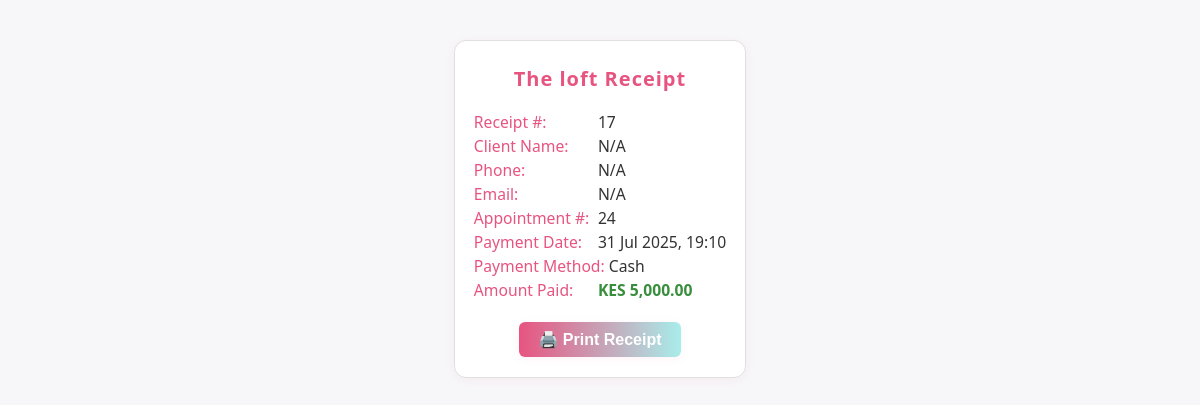
/modules/payments/receipt.php?id=17, run on the app's committed database.
### tables this page shows
CREATE TABLE IF NOT EXISTS `payments` (
  `id` int NOT NULL AUTO_INCREMENT,
  `appointment_id` int DEFAULT NULL,
  `amount` decimal(10,2) NOT NULL,
  `payment_method` enum('Cash','Mpesa') NOT NULL,
  `transaction_code` varchar(50) DEFAULT NULL,
  `paid_at` datetime DEFAULT CURRENT_TIMESTAMP,
  `notes` text,
  PRIMARY KEY (`id`),
  KEY `appointment_id` (`appointment_id`)
);

CREATE TABLE IF NOT EXISTS `appointments` (
  `id` int NOT NULL AUTO_INCREMENT,
  `client_id` int NOT NULL,
  `staff_id` int NOT NULL,
  `service_id` int NOT NULL,
  `appointment_date` date NOT NULL,
  `appointment_time` time NOT NULL,
  `status` enum('Pending','Completed','Cancelled') DEFAULT 'Pending',
  `notes` text,
  `created_at` timestamp NULL DEFAULT CURRENT_TIMESTAMP,
  PRIMARY KEY (`id`),
  KEY `client_id` (`client_id`),
  KEY `staff_id` (`staff_id`),
  KEY `service_id` (`service_id`)
);

### modules/payments/receipt.php (the view, shortened to what this page needs)
<?php
include('../../includes/db.php');
$id = $_GET['id'] ?? null;
$sql = "SELECT p.*, a.id AS appointment_code, c.full_name AS client_name, c.phone, c.email
        FROM payments p
        LEFT JOIN appointments a ON p.appointment_id = a.id
        LEFT JOIN clients c ON a.client_id = c.id
        WHERE p.id = ?";
$stmt = $conn->prepare($sql);
$stmt->bind_param("i", $id);
$stmt->execute();
$result = $stmt->get_result();
$payment = $result->fetch_assoc();
?>
<!DOCTYPE html>
<html>
<head>
    <link rel="stylesheet" href="../../assets/css/styles.css">
</head>
<body>
    <div class="receipt-box">
        <div class="title">The loft Receipt</div>
        <div class="info">
            <label>Receipt #:</label> <?= $payment['id'] ?><br>
            <label>Client Name:</label> <?= htmlspecialchars($payment['client_name'] ?? 'N/A') ?><br>
            <label>Phone:</label> <?= $payment['phone'] ?? 'N/A' ?><br>
            <label>Email:</label> <?= $payment['email'] ?? 'N/A' ?><br>
            <label>Appointment #:</label> <?= $payment['appointment_code'] ?? 'N/A' ?><br>
            <label>Payment Date:</label> <?= date('d M Y, H:i', strtotime($payment['paid_at'])) ?><br>
            <label>Payment Method:</label> <?= $payment['payment_method'] ?><br>
            <label>Amount Paid:</label> <strong>KES <?= number_format($payment['amount'], 2) ?></strong><br>
        </div>
        <div class="print-btn">
            <button onclick="window.print()">🖨️ Print Receipt</button>
        </div>
    </div>
</body>
</html>

### assets/css/styles.css (style rules this page uses)
* { margin: 0; padding: 0; box-sizing: border-box; }
body { font-family: 'Segoe UI', Arial, sans-serif; background: #f7f8fa; color: #222; min-height: 100vh; display: flex; flex-direction: column; background-image: url('../images/SPA BACKGROUND IMAGE.jpg'); background-size: cover; background-position: center; background-repeat: no-repeat; background-attachment: fixed; }

### modules/payments/receipt.php (style rules this page uses)
body { font-family: 'Segoe UI', Arial, sans-serif; background: #f7f7fa; padding: 0; margin: 0; }
.receipt-box { max-width: 350px; margin: 40px auto; border-radius: 12px; border: 1px solid #e0e0e0; background: #fff; padding: 1.5rem 1.2rem 1.2rem 1.2rem; box-shadow: 0 2px 12px rgba(231, 84, 128, 0.08); }
.title { font-size: 1.25rem; font-weight: 700; color: #e75480; text-align: center; margin-bottom: 1.2rem; letter-spacing: 1px; }
.info { font-size: 0.98rem; color: #333; margin-bottom: 1.2rem; }
.info label { display: inline-block; min-width: 120px; font-weight: 500; color: #e75480; margin-bottom: 2px; }
.info strong { color: #388e3c; }
.print-btn { margin-top: 1.2rem; text-align: center; }
.print-btn button { background: linear-gradient(90deg, #e75480 0%, #a8edea 100%); color: #fff; border: none; border-radius: 6px; padding: 0.5rem 1.2rem; font-size: 1rem; font-weight: 600; cursor: pointer; transition: background 0.2s; box-shadow: 0 2px 8px rgba(231, 84, 128, 0.08); }

### data on the page
payments: id "17", appointment "24", paid_at "31 Jul 2025, 19:10", payment_method "Cash", amount "5,000.00"

### other printed values
$payment['client_name'] "N/A"
$payment['phone'] "N/A"
$payment['email'] "N/A"
